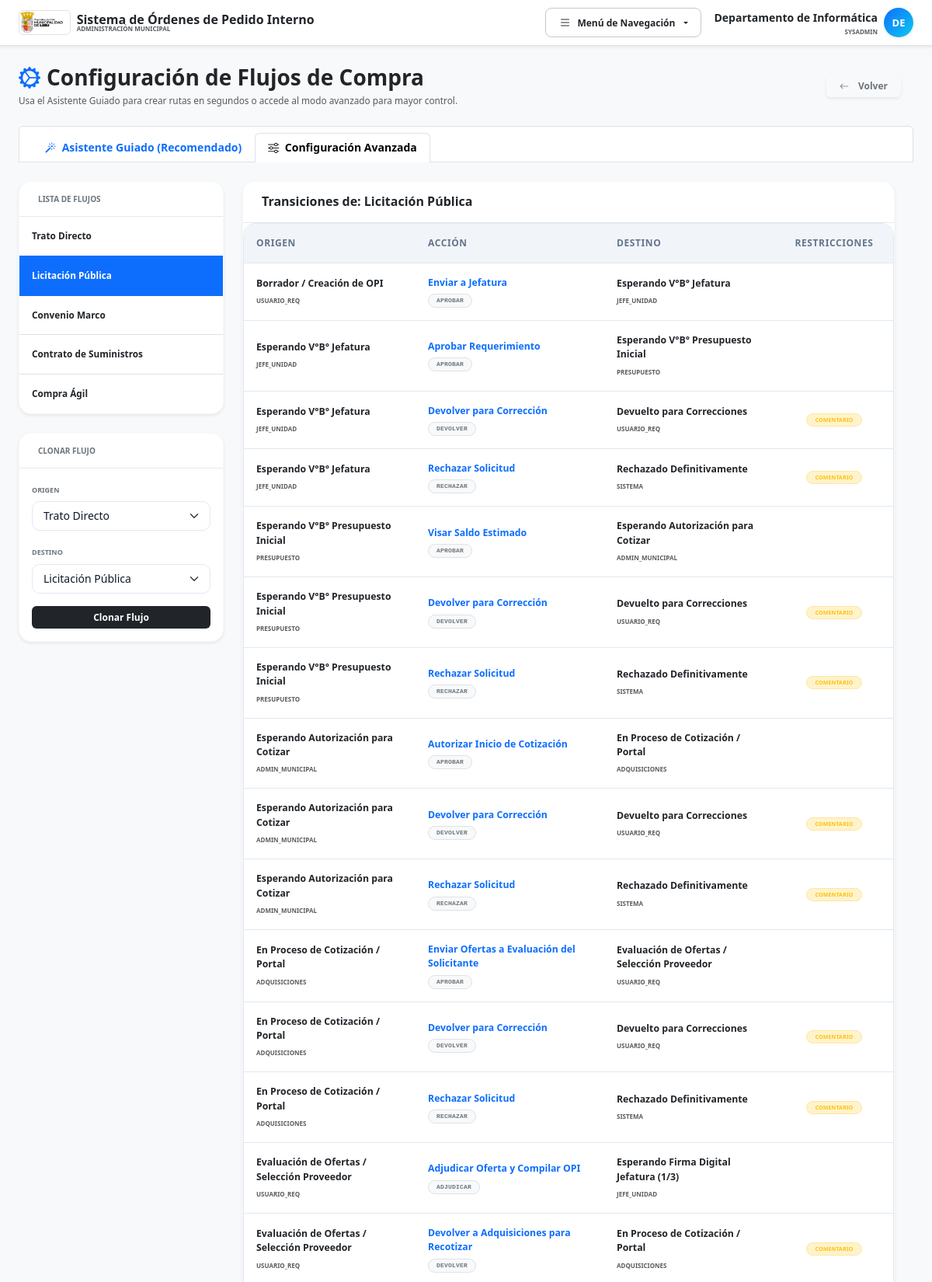
The page /mantenedor_flujos.php?tipo=3&tab=advanced (signed in, upper part) on the database its author committed.
### tables this page shows
CREATE TABLE `tipos_compra` (
  `id` int NOT NULL AUTO_INCREMENT,
  `codigo` varchar(50) NOT NULL,
  `nombre` varchar(150) NOT NULL,
  `limite_utm` decimal(10,2) DEFAULT NULL,
  `activo` tinyint(1) DEFAULT '1',
  `requiere_cotizacion` tinyint(1) DEFAULT '0',
  PRIMARY KEY (`id`)
);

CREATE TABLE `flujos_definicion` (
  `id` int NOT NULL AUTO_INCREMENT,
  `tipo_compra_id` int NOT NULL,
  `estado_actual` varchar(50) NOT NULL,
  `rango_utm_id` int DEFAULT NULL,
  `monto_min_utm` decimal(10,2) DEFAULT NULL,
  `monto_max_utm` decimal(10,2) DEFAULT NULL,
  `requiere_archivo` tinyint(1) DEFAULT '0',
  `accion_codigo` varchar(50) NOT NULL,
  `accion_label` varchar(100) NOT NULL,
  `estado_destino` varchar(50) NOT NULL,
  `requiere_comentario` tinyint(1) DEFAULT '0',
  PRIMARY KEY (`id`),
  KEY `fk_flujos_tipo` (`tipo_compra_id`),
  KEY `fk_flujos_est_act` (`estado_actual`),
  KEY `fk_flujos_est_dest` (`estado_destino`),
  CONSTRAINT `fk_flujos_est_act` FOREIGN KEY (`estado_actual`) REFERENCES `estados_tramite` (`codigo`) ON DELETE CASCADE,
  CONSTRAINT `fk_flujos_est_dest` FOREIGN KEY (`estado_destino`) REFERENCES `estados_tramite` (`codigo`) ON DELETE CASCADE,
  CONSTRAINT `fk_flujos_tipo` FOREIGN KEY (`tipo_compra_id`) REFERENCES `tipos_compra` (`id`) ON DELETE CASCADE
);

CREATE TABLE `estados_tramite` (
  `codigo` varchar(50) NOT NULL,
  `nombre` varchar(100) NOT NULL,
  `rol_responsable` varchar(50) NOT NULL,
  `descripcion` varchar(255) DEFAULT NULL,
  PRIMARY KEY (`codigo`)
);

### mantenedor_flujos.php (the view, shortened to what this page needs)
<?php
require_once __DIR__ . '/config.php';
$tipo_seleccionado_id = $_GET['tipo'] ?? null;
$tipos_compra = $pdo->query("SELECT * FROM tipos_compra WHERE activo = 1 ORDER BY id ASC")->fetchAll();
$estados_raw = $pdo->query("SELECT * FROM estados_tramite ORDER BY rol_responsable ASC, nombre ASC")->fetchAll();
$mapa_estados = [];
foreach ($estados_raw as $e) {
    $mapa_estados[$e['codigo']] = $e;
}
$flujos_raw = [];
if ($tipo_seleccionado_id) {
    $stmtF = $pdo->prepare("SELECT * FROM flujos_definicion WHERE tipo_compra_id = ?");
    $stmtF->execute([$tipo_seleccionado_id]);
    $flujos_raw = $stmtF->fetchAll();
}
?>
<!DOCTYPE html>
<html lang="es" data-bs-theme="light">
<head>
    <?php
    include __DIR__ . '/head.php';
    ?>
</head>
<body class="bg-light text-slate-800 font-sans d-flex flex-column min-vh-100">
    <?php include __DIR__ . '/nav.php'; ?>
    <div class="container mt-4 px-3 px-md-4">
        <div class="row align-items-center mb-4 g-3">
            <div class="col-12 col-md">
                <h1 class="h3 fw-bold text-dark mb-1 d-flex align-items-center gap-2">
                    <i class="bi bi-gear-wide-connected text-primary"></i>
                    Configuración de Flujos de Compra
                </h1>
                <p class="text-muted small mb-0">Usa el Asistente Guiado para crear rutas en segundos o accede al modo avanzado para mayor control.</p>
            </div>
            <div class="col-12 col-md-auto text-start text-md-end">
                <a href="mis_solicitudes.php" class="btn btn-outline-secondary btn-sm px-3 shadow-sm font-bold">
                    <i class="bi bi-arrow-left me-1"></i> Volver
                </a>
            </div>
        </div>
        <ul class="nav nav-tabs mb-4 bg-white rounded-top border px-3 pt-2">
            <li class="nav-item">
                <button onclick="switchTab('wizard')" id="btn-tab-wizard" class="nav-link active fw-bold text-sm">
                    <i class="bi bi-magic me-1"></i> Asistente Guiado (Recomendado)
                </button>
            </li>
            <li class="nav-item">
                <button onclick="switchTab('advanced')" id="btn-tab-advanced" class="nav-link fw-bold text-sm">
                    <i class="bi bi-sliders me-1"></i> Configuración Avanzada
                </button>
            </li>
        </ul>
        <div id="panel-advanced" class="tab-panel d-none">
            <div class="row g-4">
                <div class="col-lg-3">
                    <div class="card shadow-sm border-light mb-4">
                        <div class="card-header bg-white py-3">
                            <h6 class="fw-bold mb-0 text-secondary small text-uppercase" style="font-size: 10px;">Lista de Flujos</h6>
                        </div>
                        <div class="list-group list-group-flush">
                            <?php foreach($tipos_compra as $tc): ?>
                                <a href="?tipo=<?= $tc['id'] ?>&tab=advanced" class="list-group-item list-group-item-action py-3 small fw-bold <?= $tc['id'] == $tipo_seleccionado_id ? 'active' : '' ?>">
                                    <?= htmlspecialchars($tc['nombre']) ?>
                                </a>
                            <?php endforeach; ?>
                        </div>
                    </div>
                    <div class="card shadow-sm border-light">
                        <div class="card-header bg-white py-3">
                            <h6 class="fw-bold mb-0 text-secondary small text-uppercase" style="font-size: 10px;">Clonar Flujo</h6>
                        </div>
                        <div class="card-body p-3">
                            <form method="POST" onsubmit="return confirm('¿Copiar este flujo?')">
                                <div class="mb-3">
                                    <label class="form-label text-secondary small text-uppercase" style="font-size: 9px; font-weight: bold;">Origen</label>
                                    <select name="origen_tipo_id" class="form-select form-select-sm text-xs">
                                        <?php foreach($tipos_compra as $tc): ?>
                                            <option value="<?= $tc['id'] ?>"><?= htmlspecialchars($tc['nombre']) ?></option>
                                        <?php endforeach; ?>
                                    </select>
                                </div>
                                <div class="mb-3">
                                    <label class="form-label text-secondary small text-uppercase" style="font-size: 9px; font-weight: bold;">Destino</label>
                                    <select name="destino_tipo_id" class="form-select form-select-sm text-xs">
                                        <?php foreach($tipos_compra as $tc): ?>
                                            <option value="<?= $tc['id'] ?>" <?= $tc['id'] == $tipo_seleccionado_id ? 'selected' : '' ?>><?= htmlspecialchars($tc['nombre']) ?></option>
                                        <?php endforeach; ?>
                                    </select>
                                </div>
                                <button type="submit" class="btn btn-dark btn-sm w-100 fw-bold">Clonar Flujo</button>
                            </form>
                        </div>
                    </div>
                </div>
                <div class="col-lg-9">
                    <div class="card shadow-sm border-light mb-4">
                        <div class="card-header bg-white py-3">
                            <h6 class="fw-bold mb-0 text-dark">Transiciones de: <?= htmlspecialchars($tipos_compra[array_search($tipo_seleccionado_id, array_column($tipos_compra, 'id'))]['nombre'] ?? '') ?></h6>
                        </div>
                        <div class="table-responsive rounded-bottom">
                            <table class="table table-hover align-middle mb-0">
                                <thead class="table-light text-uppercase small" style="font-size: 10px;">
                                    <tr>
                                        <th class="p-3">Origen</th>
                                        <th class="p-3">Acción</th>
                                        <th class="p-3">Destino</th>
                                        <th class="p-3 text-center" style="width: 140px;">Restricciones</th>
                                        <th class="p-3 text-center" style="width: 120px;">Acciones</th>
                                    </tr>
                                </thead>
                                <tbody class="divide-y divide-gray-100 bg-white">
                                    <?php foreach ($flujos_raw as $f):
                                        $origen = $mapa_estados[$f['estado_actual']] ?? ['nombre' => $f['estado_actual'], 'rol_responsable' => 'SISTEMA'];
                                        $destino = $mapa_estados[$f['estado_destino']] ?? ['nombre' => $f['estado_destino'], 'rol_responsable' => 'SISTEMA'];
                                    ?>
                                    <tr>
                                        <td class="p-3">
                                            <div class="fw-bold text-dark small"><?= htmlspecialchars($origen['nombre']) ?></div>
                                            <span class="text-muted uppercase" style="font-size: 8px; font-weight: bold;"><?= htmlspecialchars($origen['rol_responsable']) ?></span>
                                        </td>
                                        <td class="p-3">
                                            <div class="fw-bold text-primary small"><?= htmlspecialchars($f['accion_label']) ?></div>
                                            <span class="badge bg-light text-secondary font-monospace border mt-0.5" style="font-size: 8px;"><?= htmlspecialchars($f['accion_code'] ?? $f['accion_codigo']) ?></span>
                                        </td>
                                        <td class="p-3">
                                            <div class="fw-semibold text-dark small"><?= htmlspecialchars($destino['nombre']) ?></div>
                                            <span class="text-muted uppercase" style="font-size: 8px; font-weight: bold;"><?= htmlspecialchars($destino['rol_responsable']) ?></span>
                                        </td>
                                        <td class="p-3 text-center">
                                            <div class="d-flex flex-column gap-1 align-items-center">
                                                <?php if ($f['requiere_comentario']): ?><span class="badge bg-warning-subtle text-warning border border-warning-subtle text-uppercase" style="font-size: 7px;">Comentario</span><?php endif; ?>
                                            </div>
                                        </td>
                                        <td class="p-3 text-center">
                                        </td>
                                    </tr>
                                    <?php endforeach; ?>
                                </tbody>
                            </table>
                        </div>
                    </div>
                </div>
            </div>
        </div>
    </div>
</body>
</html>

### css/saas-theme.css (style rules this page uses)
:root { --bg-body: #f8fafc; --bg-card: #ffffff; --text-main: #0f172a; --text-muted: #64748b; --text-light: #94a3b8; --border-color: #e2e8f0; --border-focus: #3b82f6; --primary: #2563eb; --primary-hover: #1d4ed8; --primary-light: #eff6ff; --success: #10b981; --success-light: #ecfdf5; --warning: #f59e0b; --warning-light: #fffbeb; --danger: #ef4444; --danger-light: #fef2f2; --info: #06b6d4; --info-light: #ecfeff; --radius-sm: 6px; --radius-md: 10px; --radius-lg: 16px; --shadow-subtle: 0 1px 3px rgba(0,0,0,0.05), 0 1px 2px rgba(0,0,0,0.03); --shadow-card: 0 4px 6px -1px rgba(0, 0, 0, 0.05), 0 2px 4px -2px rgba(0, 0, 0, 0.03); --shadow-elevated: 0 20px 25px -5px rgba(0, 0, 0, 0.08), 0 8px 10px -6px rgba(0, 0, 0, 0.03); }
* { box-sizing: border-box; }
body { font-family: 'Inter', -apple-system, BlinkMacSystemFont, "Segoe UI", Roboto, Helvetica, Arial, sans-serif; font-variant-numeric: normal; background-color: var(--bg-body); color: var(--text-main); min-height: 100vh; font-size: 13.5px; line-height: 1.5; -webkit-font-smoothing: antialiased; }

### rows shown on the page
tipos_compra: nombre "Trato Directo"
tipos_compra: nombre "Licitación Pública"
tipos_compra: nombre "Convenio Marco"
tipos_compra: nombre "Contrato de Suministros"
tipos_compra: nombre "Compra Ágil"
flujos_definicion: estado_actual.nombre "Borrador / Creación de OPI", estado_actual.rol_responsable "USUARIO_REQ", accion_label "Enviar a Jefatura", accion_codigo "APROBAR", estado_destino.nombre "Esperando V°B° Jefatura", estado_destino.rol_responsable "JEFE_UNIDAD"
flujos_definicion: estado_actual.nombre "Esperando V°B° Jefatura", estado_actual.rol_responsable "JEFE_UNIDAD", accion_label "Aprobar Requerimiento", accion_codigo "APROBAR", estado_destino.nombre "Esperando V°B° Presupuesto Inicial", estado_destino.rol_responsable "PRESUPUESTO"
flujos_definicion: estado_actual.nombre "Esperando V°B° Jefatura", estado_actual.rol_responsable "JEFE_UNIDAD", accion_label "Devolver para Corrección", accion_codigo "DEVOLVER", estado_destino.nombre "Devuelto para Correcciones", estado_destino.rol_responsable "USUARIO_REQ", requiere_comentario "COMENTARIO"
flujos_definicion: estado_actual.nombre "Esperando V°B° Jefatura", estado_actual.rol_responsable "JEFE_UNIDAD", accion_label "Rechazar Solicitud", accion_codigo "RECHAZAR", estado_destino.nombre "Rechazado Definitivamente", estado_destino.rol_responsable "SISTEMA", requiere_comentario "COMENTARIO"
flujos_definicion: estado_actual.nombre "Esperando V°B° Presupuesto Inicial", estado_actual.rol_responsable "PRESUPUESTO", accion_label "Visar Saldo Estimado", accion_codigo "APROBAR", estado_destino.nombre "Esperando Autorización para Cotizar", estado_destino.rol_responsable "ADMIN_MUNICIPAL"
flujos_definicion: estado_actual.nombre "Esperando V°B° Presupuesto Inicial", estado_actual.rol_responsable "PRESUPUESTO", accion_label "Devolver para Corrección", accion_codigo "DEVOLVER", estado_destino.nombre "Devuelto para Correcciones", estado_destino.rol_responsable "USUARIO_REQ", requiere_comentario "COMENTARIO"
flujos_definicion: estado_actual.nombre "Esperando V°B° Presupuesto Inicial", estado_actual.rol_responsable "PRESUPUESTO", accion_label "Rechazar Solicitud", accion_codigo "RECHAZAR", estado_destino.nombre "Rechazado Definitivamente", estado_destino.rol_responsable "SISTEMA", requiere_comentario "COMENTARIO"
flujos_definicion: estado_actual.nombre "Esperando Autorización para Cotizar", estado_actual.rol_responsable "ADMIN_MUNICIPAL", accion_label "Autorizar Inicio de Cotización", accion_codigo "APROBAR", estado_destino.nombre "En Proceso de Cotización / Portal", estado_destino.rol_responsable "ADQUISICIONES"
flujos_definicion: estado_actual.nombre "Esperando Autorización para Cotizar", estado_actual.rol_responsable "ADMIN_MUNICIPAL", accion_label "Devolver para Corrección", accion_codigo "DEVOLVER", estado_destino.nombre "Devuelto para Correcciones", estado_destino.rol_responsable "USUARIO_REQ", requiere_comentario "COMENTARIO"
flujos_definicion: estado_actual.nombre "Esperando Autorización para Cotizar", estado_actual.rol_responsable "ADMIN_MUNICIPAL", accion_label "Rechazar Solicitud", accion_codigo "RECHAZAR", estado_destino.nombre "Rechazado Definitivamente", estado_destino.rol_responsable "SISTEMA", requiere_comentario "COMENTARIO"
flujos_definicion: estado_actual.nombre "En Proceso de Cotización / Portal", estado_actual.rol_responsable "ADQUISICIONES", accion_label "Enviar Ofertas a Evaluación del Solicitante", accion_codigo "APROBAR", estado_destino.nombre "Evaluación de Ofertas / Selección Proveedor", estado_destino.rol_responsable "USUARIO_REQ"
flujos_definicion: estado_actual.nombre "En Proceso de Cotización / Portal", estado_actual.rol_responsable "ADQUISICIONES", accion_label "Devolver para Corrección", accion_codigo "DEVOLVER", estado_destino.nombre "Devuelto para Correcciones", estado_destino.rol_responsable "USUARIO_REQ", requiere_comentario "COMENTARIO"
flujos_definicion: estado_actual.nombre "En Proceso de Cotización / Portal", estado_actual.rol_responsable "ADQUISICIONES", accion_label "Rechazar Solicitud", accion_codigo "RECHAZAR", estado_destino.nombre "Rechazado Definitivamente", estado_destino.rol_responsable "SISTEMA", requiere_comentario "COMENTARIO"
flujos_definicion: estado_actual.nombre "Evaluación de Ofertas / Selección Proveedor", estado_actual.rol_responsable "USUARIO_REQ", accion_label "Adjudicar Oferta y Compilar OPI", accion_codigo "ADJUDICAR", estado_destino.nombre "Esperando Firma Digital Jefatura (1/3)", estado_destino.rol_responsable "JEFE_UNIDAD"
flujos_definicion: estado_actual.nombre "Evaluación de Ofertas / Selección Proveedor", estado_actual.rol_responsable "USUARIO_REQ", accion_label "Devolver a Adquisiciones para Recotizar", accion_codigo "DEVOLVER", estado_destino.nombre "En Proceso de Cotización / Portal", estado_destino.rol_responsable "ADQUISICIONES", requiere_comentario "COMENTARIO"

### other values the page prints
$user_name "Departamento de Informática"
$rol === 'SYSADMIN' ? 'SYSADMIN' : $rol "SYSADMIN"
substr($user_name, 0, 2) "DE"
form field origen_tipo_id "Trato Directo"
form field destino_tipo_id "Licitación Pública"
